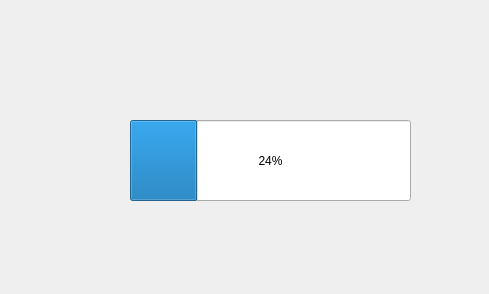
<?xml version="1.0" encoding="UTF-8"?>
<ui version="4.0">
 <class>Dialog</class>
 <widget class="QDialog" name="Dialog">
  <property name="geometry">
   <rect>
    <x>0</x>
    <y>0</y>
    <width>489</width>
    <height>294</height>
   </rect>
  </property>
  <property name="windowTitle">
   <string>Dialog</string>
  </property>
  <widget class="QProgressBar" name="progressBar">
   <property name="geometry">
    <rect>
     <x>130</x>
     <y>120</y>
     <width>281</width>
     <height>81</height>
    </rect>
   </property>
   <property name="value">
    <number>24</number>
   </property>
  </widget>
 </widget>
 <resources/>
 <connections/>
</ui>
